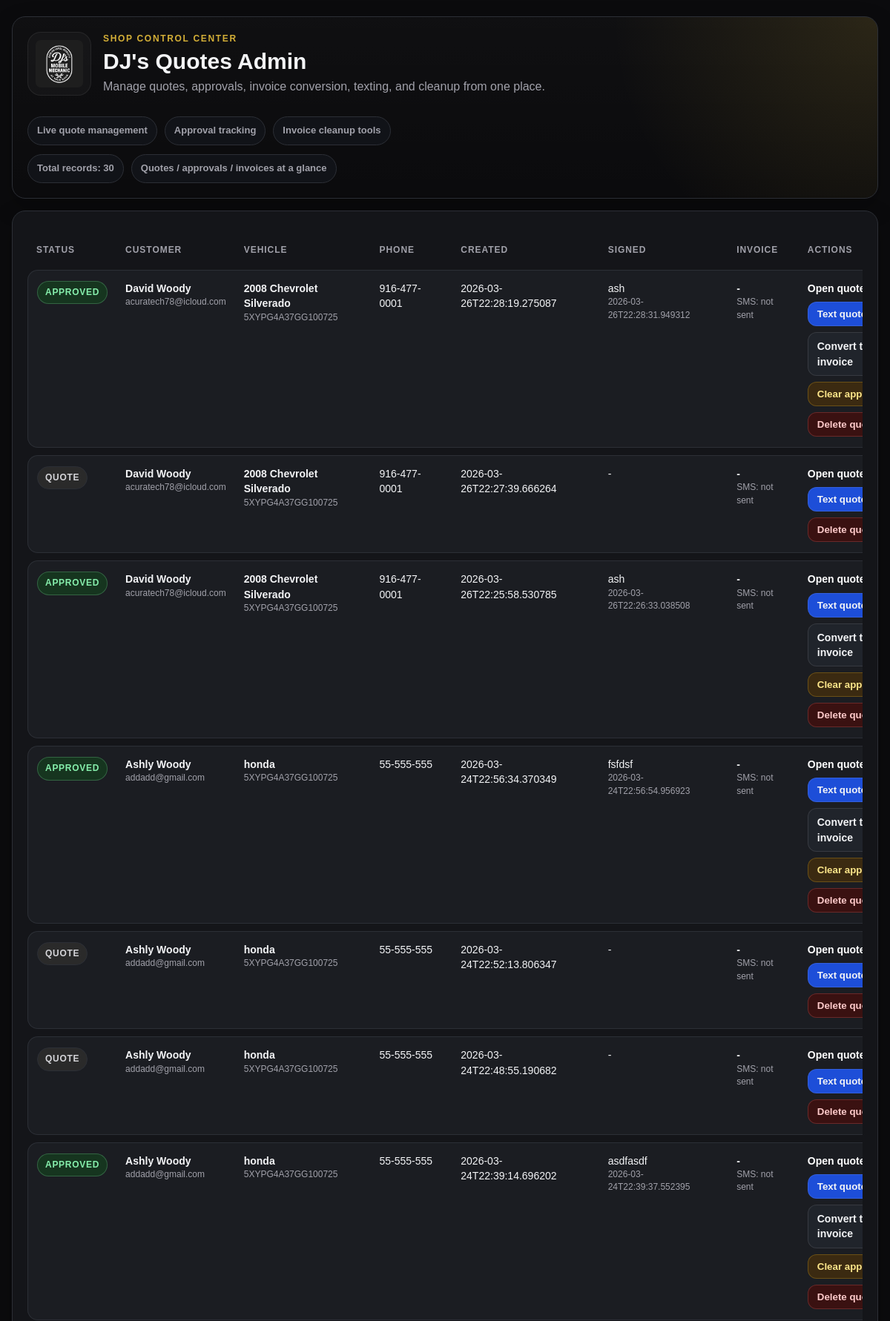
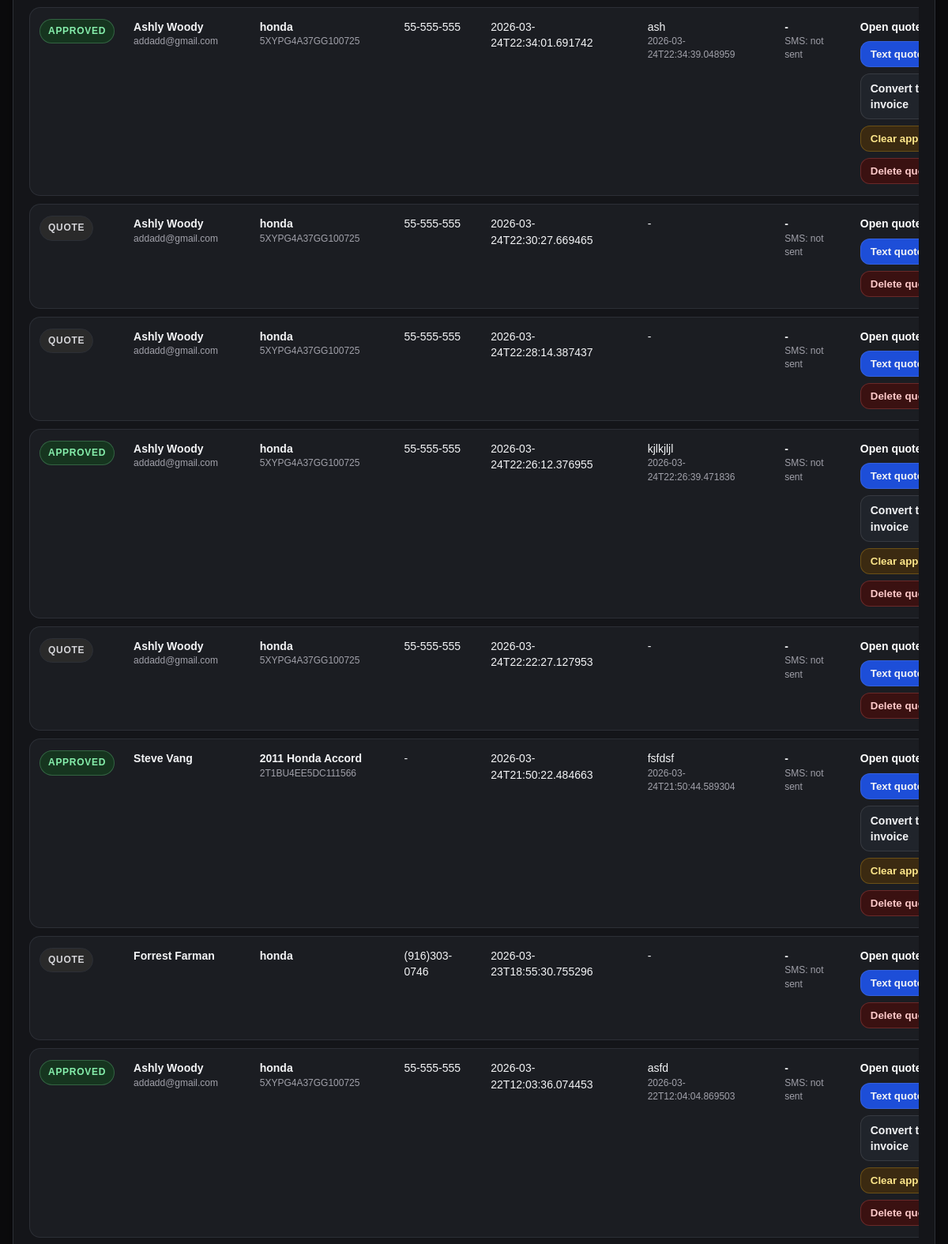
The page /admin (upper part) on the database its author committed (2 pictures, top to bottom).
### tables this page shows
CREATE TABLE quotes (
        id INTEGER PRIMARY KEY AUTOINCREMENT,
        quote_token TEXT UNIQUE,
        created_at TEXT,
        customer_name TEXT,
        customer_phone TEXT,
        customer_email TEXT,
        vehicle TEXT,
        vin TEXT,
        labor_rate REAL,
        tax_rate REAL,
        service_fee REAL,
        payload_json TEXT,
        approved_json TEXT,
        signature_data TEXT,
        signed_name TEXT,
        signed_at TEXT,
        status TEXT DEFAULT 'quote'
    , customer_id INTEGER, vehicle_id INTEGER, sms_sent_at TEXT, sms_status TEXT, sms_sid TEXT);

### app.py (the view)
@app.route("/admin", methods=["GET"])
def admin():
    conn = get_db()
    cur = conn.cursor()
    cur.execute(
        """
        SELECT
            quotes.*,
            invoices.invoice_number,
            invoices.payment_status,
            invoices.payment_method,
            invoices.paid_at
        FROM quotes
        LEFT JOIN invoices ON invoices.quote_id = quotes.id
        ORDER BY quotes.created_at DESC
        """
    )
    rows = cur.fetchall()
    conn.close()
    return render_template("admin_quotes.html", rows=rows)

### app.py (called while the page is built)
def get_db():
    conn = sqlite3.connect(DB_PATH)
    conn.row_factory = sqlite3.Row
    return conn

### templates/admin_quotes.html (shortened to what this page needs)
<!doctype html>
<html lang="en">
<head>
</head>
<body>
<div class="wrap">
  <div class="card hero">
    <div class="hero-top">
      <div style="flex:1 1 760px">
        <div class="brand">
          <img src="/static/logo.png" alt="DJ's Mobile Mechanic logo" class="logo" onerror="this.style.display='none'">
          <div>
            <div class="kicker">Shop Control Center</div>
            <h1>DJ's Quotes Admin</h1>
            <div class="sub">Manage quotes, approvals, invoice conversion, texting, and cleanup from one place.</div>
          </div>
        </div>
      </div>
      <div class="pill-row">
        <span class="pill">Live quote management</span>
        <span class="pill">Approval tracking</span>
        <span class="pill">Invoice cleanup tools</span>
      </div>
    </div>
    <div class="stats">
      <span class="stat">Total records: {{ rows|length }}</span>
      <span class="stat">Quotes / approvals / invoices at a glance</span>
    </div>
  </div>
  <div class="card">
    <div class="table-wrap">
      <table>
        <thead>
          <tr>
            <th>Status</th>
            <th>Customer</th>
            <th>Vehicle</th>
            <th>Phone</th>
            <th>Created</th>
            <th>Signed</th>
            <th>Invoice</th>
            <th>Actions</th>
          </tr>
        </thead>
        <tbody>
        {% for row in rows %}
          <tr>
            <td>
              <span class="status {% if row.status == 'approved' %}approved{% elif row.status == 'invoiced' %}invoiced{% else %}quote{% endif %}">
                {{ row.status or 'quote' }}
              </span>
            </td>
            <td>
              <div style="font-weight:800;">{{ row.customer_name or '-' }}</div>
              <div class="small">{{ row.customer_email or '' }}</div>
            </td>
            <td>
              <div style="font-weight:800;">{{ row.vehicle or '-' }}</div>
              <div class="small">{{ row.vin or '' }}</div>
            </td>
            <td>{{ row.customer_phone or '-' }}</td>
            <td>{{ row.created_at or '-' }}</td>
            <td>
              <div>{{ row.signed_name or '-' }}</div>
              <div class="small">{{ row.signed_at or '' }}</div>
            </td>
            <td>
              <div style="font-weight:800;">{{ row.invoice_number or '-' }}</div>
              <div class="small">
                SMS: {{ row.sms_status or 'not sent' }}
              </div>
            </td>
            <td>
              <div class="actions">
                {% if row.quote_token %}
                  <a href="/quote/{{ row.quote_token }}" target="_blank" class="link">Open quote</a>
                  <form method="POST" action="/send_quote_sms/{{ row.quote_token }}" class="inline-form">
                    <button type="submit" class="btn btn-blue">Text quote</button>
                  </form>
                {% else %}
                  <span class="small">No quote link</span>
                {% endif %}
                {% if row.status == 'approved' and not row.invoice_number and row.quote_token %}
                  <a href="/convert_invoice/{{ row.quote_token }}" target="_blank" class="btn btn-green">Convert to invoice</a>
                {% endif %}
                {% if row.status in ['approved', 'invoiced'] and row.quote_token %}
                  <form method="POST" action="/admin/clear_approval/{{ row.quote_token }}" class="inline-form" onsubmit="return confirm('Clear approval and signature for this quote?');">
                    <button type="submit" class="btn btn-amber" {% if row.invoice_number %}disabled title="Delete invoice first" style="opacity:.55;cursor:not-allowed;"{% endif %}>Clear approval</button>
                  </form>
                {% endif %}
                <form method="POST" action="/admin/delete_quote/{{ row.id }}" class="inline-form" onsubmit="return confirm('Delete this quote and any linked invoice? This cannot be undone.');">
                  <button type="submit" class="btn btn-red">Delete quote</button>
                </form>
              </div>
            </td>
          </tr>
        {% endfor %}
        </tbody>
      </table>
    </div>
  </div>
</div>
</body>
</html>

### templates/admin_quotes.html (style rules this page uses)
:root { --bg:#0b0b0d; --panel:#141519; --panel-2:#1b1d22; --text:#f3f4f6; --muted:#a1a1aa; --line:#2c2f36; --accent:#d4af37; --green:#22c55e; --red:#ef4444; --blue:#3b82f6; }
* { box-sizing:border-box }
body { margin:0;font-family:Arial,Helvetica,sans-serif;background:var(--bg);color:var(--text);line-height:1.45 }
.wrap { max-width:1380px;margin:auto;padding:22px 16px 32px }
.card { background:var(--panel);border:1px solid var(--line);border-radius:18px;padding:20px;box-shadow:0 12px 32px rgba(0,0,0,.24) }
.hero { margin-bottom:16px; background: radial-gradient(circle at top right, rgba(212,175,55,.14), transparent 30%), linear-gradient(180deg, rgba(255,255,255,.02), rgba(255,255,255,0)); }
.hero-top { display:flex;justify-content:space-between;gap:16px;align-items:flex-start;flex-wrap:wrap }
.brand { display:flex;gap:16px;align-items:center;flex-wrap:wrap }
.logo { width:86px;height:86px;object-fit:contain;border-radius:18px;padding:10px;background:rgba(255,255,255,.03);border:1px solid rgba(255,255,255,.07) }
.kicker { color:var(--accent);font-size:12px;text-transform:uppercase;letter-spacing:.14em;font-weight:800;margin-bottom:6px }
h1 { margin:0;font-size:30px;line-height:1.05 }
.sub { color:var(--muted);margin-top:6px }
.pill-row,.stats { display:flex;flex-wrap:wrap;gap:10px;margin-top:12px }
.pill, .stat { display:inline-flex;align-items:center;gap:8px;padding:9px 12px;border-radius:999px;border:1px solid var(--line);background:#111318;color:var(--muted);font-size:13px;font-weight:800 }
.table-wrap { overflow:auto;margin-top:14px }
table { width:100%;border-collapse:separate;border-spacing:0 10px;font-size:14px;min-width:1200px }
thead th { color:var(--muted);font-size:12px;text-transform:uppercase;letter-spacing:.08em;padding:0 12px 8px;text-align:left }
tbody td { padding:14px 12px;vertical-align:top;background:var(--panel-2);border-top:1px solid var(--line);border-bottom:1px solid var(--line) }
tbody td:first-child { border-left:1px solid var(--line);border-top-left-radius:14px;border-bottom-left-radius:14px }
tbody td:last-child { border-right:1px solid var(--line);border-top-right-radius:14px;border-bottom-right-radius:14px }
.small { color:var(--muted);font-size:12px }
.status { display:inline-flex;padding:6px 10px;border-radius:999px;font-weight:800;font-size:12px;text-transform:uppercase;letter-spacing:.06em;border:1px solid var(--line);background:#111318 }
.status.approved { background:#16351f;color:#86efac;border-color:rgba(134,239,172,.25) }
.status.quote { background:#2a2a2a;color:#d4d4d8 }
.actions { display:flex;flex-direction:column;gap:8px;align-items:flex-start }
.btn, a.btn { display:inline-flex;align-items:center;justify-content:center;text-decoration:none; padding:8px 12px;border-radius:12px;font-weight:800;border:1px solid rgba(255,255,255,.10);cursor:pointer; background:#20242b;color:var(--text) }
.btn-blue { background:#1d4ed8 }
.btn-green { background:#16351f;color:#86efac;border-color:rgba(134,239,172,.25) }
.btn-red { background:#3a1111;color:#fecaca;border-color:rgba(248,113,113,.25) }
.btn-amber { background:#3b2a11;color:#fde68a;border-color:rgba(251,191,36,.25) }
.link { color:#fff;text-decoration:none;font-weight:700 }
.inline-form { margin:0 }

### rows shown on the page
quotes: status "APPROVED", customer_name "David Woody", customer_email "acuratech78@icloud.com", vehicle "2008 Chevrolet Silverado", vin "5XYPG4A37GG100725", customer_phone "916-477-0001", created_at "2026-03-26T22:28:19.275087", signed_name "ash", signed_at "2026-03-26T22:28:31.949312", invoice_number "-", sms_status "not sent"
quotes: status "QUOTE", customer_name "David Woody", customer_email "acuratech78@icloud.com", vehicle "2008 Chevrolet Silverado", vin "5XYPG4A37GG100725", customer_phone "916-477-0001", created_at "2026-03-26T22:27:39.666264", signed_name "-", invoice_number "-", sms_status "not sent"
quotes: status "APPROVED", customer_name "David Woody", customer_email "acuratech78@icloud.com", vehicle "2008 Chevrolet Silverado", vin "5XYPG4A37GG100725", customer_phone "916-477-0001", created_at "2026-03-26T22:25:58.530785", signed_name "ash", signed_at "2026-03-26T22:26:33.038508", invoice_number "-", sms_status "not sent"
quotes: status "APPROVED", customer_name "Ashly Woody", customer_email "addadd@gmail.com", vehicle "honda", vin "5XYPG4A37GG100725", customer_phone "55-555-555", created_at "2026-03-24T22:56:34.370349", signed_name "fsfdsf", signed_at "2026-03-24T22:56:54.956923", invoice_number "-", sms_status "not sent"
quotes: status "QUOTE", customer_name "Ashly Woody", customer_email "addadd@gmail.com", vehicle "honda", vin "5XYPG4A37GG100725", customer_phone "55-555-555", created_at "2026-03-24T22:52:13.806347", signed_name "-", invoice_number "-", sms_status "not sent"
quotes: status "QUOTE", customer_name "Ashly Woody", customer_email "addadd@gmail.com", vehicle "honda", vin "5XYPG4A37GG100725", customer_phone "55-555-555", created_at "2026-03-24T22:48:55.190682", signed_name "-", invoice_number "-", sms_status "not sent"
quotes: status "APPROVED", customer_name "Ashly Woody", customer_email "addadd@gmail.com", vehicle "honda", vin "5XYPG4A37GG100725", customer_phone "55-555-555", created_at "2026-03-24T22:39:14.696202", signed_name "asdfasdf", signed_at "2026-03-24T22:39:37.552395", invoice_number "-", sms_status "not sent"
quotes: status "APPROVED", customer_name "Ashly Woody", customer_email "addadd@gmail.com", vehicle "honda", vin "5XYPG4A37GG100725", customer_phone "55-555-555", created_at "2026-03-24T22:34:01.691742", signed_name "ash", signed_at "2026-03-24T22:34:39.048959", invoice_number "-", sms_status "not sent"
quotes: status "QUOTE", customer_name "Ashly Woody", customer_email "addadd@gmail.com", vehicle "honda", vin "5XYPG4A37GG100725", customer_phone "55-555-555", created_at "2026-03-24T22:30:27.669465", signed_name "-", invoice_number "-", sms_status "not sent"
quotes: status "QUOTE", customer_name "Ashly Woody", customer_email "addadd@gmail.com", vehicle "honda", vin "5XYPG4A37GG100725", customer_phone "55-555-555", created_at "2026-03-24T22:28:14.387437", signed_name "-", invoice_number "-", sms_status "not sent"
quotes: status "APPROVED", customer_name "Ashly Woody", customer_email "addadd@gmail.com", vehicle "honda", vin "5XYPG4A37GG100725", customer_phone "55-555-555", created_at "2026-03-24T22:26:12.376955", signed_name "kjlkjljl", signed_at "2026-03-24T22:26:39.471836", invoice_number "-", sms_status "not sent"
quotes: status "QUOTE", customer_name "Ashly Woody", customer_email "addadd@gmail.com", vehicle "honda", vin "5XYPG4A37GG100725", customer_phone "55-555-555", created_at "2026-03-24T22:22:27.127953", signed_name "-", invoice_number "-", sms_status "not sent"
quotes: status "APPROVED", customer_name "Steve Vang", vehicle "2011 Honda Accord", vin "2T1BU4EE5DC111566", customer_phone "-", created_at "2026-03-24T21:50:22.484663", signed_name "fsfdsf", signed_at "2026-03-24T21:50:44.589304", invoice_number "-", sms_status "not sent"
quotes: status "QUOTE", customer_name "Forrest Farman", vehicle "honda", customer_phone "(916)303-0746", created_at "2026-03-23T18:55:30.755296", signed_name "-", invoice_number "-", sms_status "not sent"
quotes: status "APPROVED", customer_name "Ashly Woody", customer_email "addadd@gmail.com", vehicle "honda", vin "5XYPG4A37GG100725", customer_phone "55-555-555", created_at "2026-03-22T12:03:36.074453", signed_name "asfd", signed_at "2026-03-22T12:04:04.869503", invoice_number "-", sms_status "not sent"

### other values the page prints
{{ rows|length }} "30"
